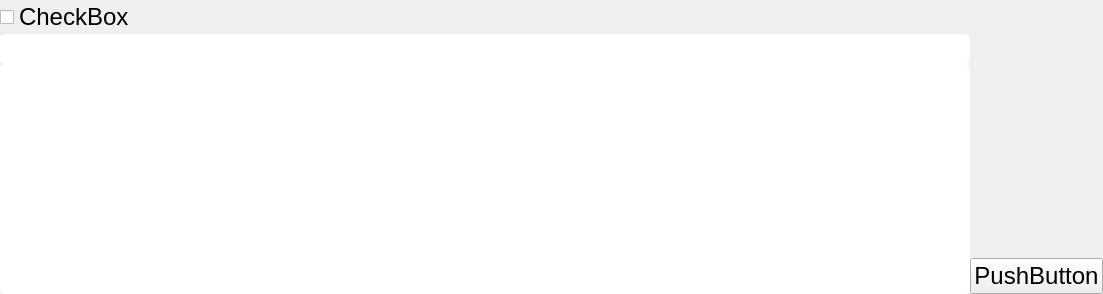
<?xml version="1.0" encoding="UTF-8"?>
<ui version="4.0">
 <class>TextField</class>
 <widget class="QWidget" name="TextField">
  <property name="geometry">
   <rect>
    <x>0</x>
    <y>0</y>
    <width>1052</width>
    <height>232</height>
   </rect>
  </property>
  <property name="maximumSize">
   <size>
    <width>16777215</width>
    <height>232</height>
   </size>
  </property>
  <property name="baseSize">
   <size>
    <width>970</width>
    <height>230</height>
   </size>
  </property>
  <property name="font">
   <font>
    <pointsize>18</pointsize>
   </font>
  </property>
  <property name="windowTitle">
   <string>Form</string>
  </property>
  <property name="styleSheet">
   <string notr="true">QLineEdit {
	border-radius: 5px;
	background-color:white;
}</string>
  </property>
  <layout class="QHBoxLayout" name="horizontalLayout">
   <property name="spacing">
    <number>0</number>
   </property>
   <property name="leftMargin">
    <number>0</number>
   </property>
   <property name="topMargin">
    <number>0</number>
   </property>
   <property name="rightMargin">
    <number>0</number>
   </property>
   <property name="bottomMargin">
    <number>0</number>
   </property>
   <item>
    <layout class="QGridLayout" name="gridLayout">
     <property name="spacing">
      <number>0</number>
     </property>
     <item row="0" column="0">
      <widget class="QCheckBox" name="checkBox">
       <property name="text">
        <string>CheckBox</string>
       </property>
      </widget>
     </item>
     <item row="2" column="1">
      <spacer name="verticalSpacer">
       <property name="orientation">
        <enum>Qt::Vertical</enum>
       </property>
       <property name="sizeHint" stdset="0">
        <size>
         <width>20</width>
         <height>40</height>
        </size>
       </property>
      </spacer>
     </item>
     <item row="3" column="1">
      <widget class="QPushButton" name="preview">
       <property name="text">
        <string>PushButton</string>
       </property>
      </widget>
     </item>
     <item row="2" column="0" rowspan="2">
      <widget class="QLineEdit" name="textField">
       <property name="sizePolicy">
        <sizepolicy hsizetype="Preferred" vsizetype="Preferred">
         <horstretch>0</horstretch>
         <verstretch>0</verstretch>
        </sizepolicy>
       </property>
       <property name="minimumSize">
        <size>
         <width>970</width>
         <height>230</height>
        </size>
       </property>
       <property name="baseSize">
        <size>
         <width>970</width>
         <height>230</height>
        </size>
       </property>
       <property name="font">
        <font>
         <pointsize>18</pointsize>
        </font>
       </property>
       <property name="alignment">
        <set>Qt::AlignLeading|Qt::AlignLeft|Qt::AlignTop</set>
       </property>
      </widget>
     </item>
     <item row="1" column="0">
      <widget class="QLineEdit" name="lineEdit"/>
     </item>
    </layout>
   </item>
  </layout>
 </widget>
 <resources/>
 <connections/>
</ui>
